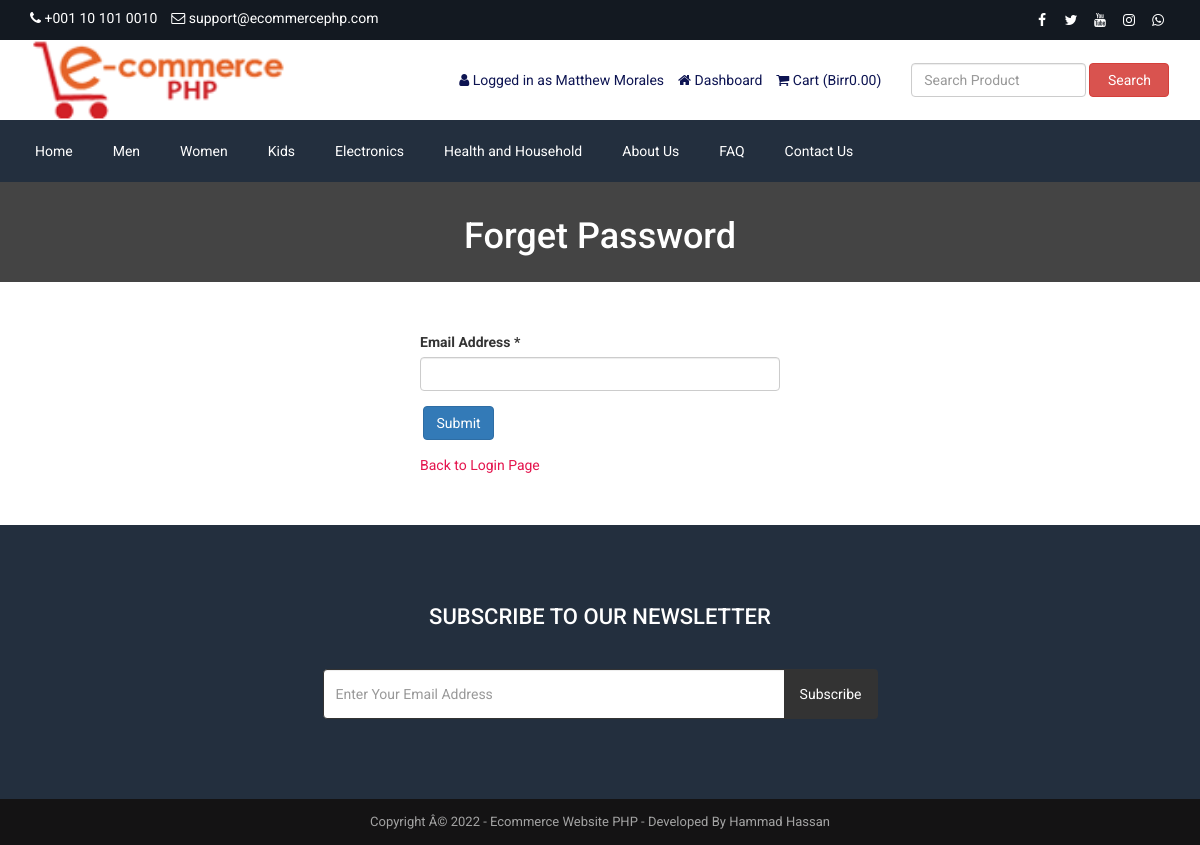
Before: /forget-password.php (signed in) with the older database file.
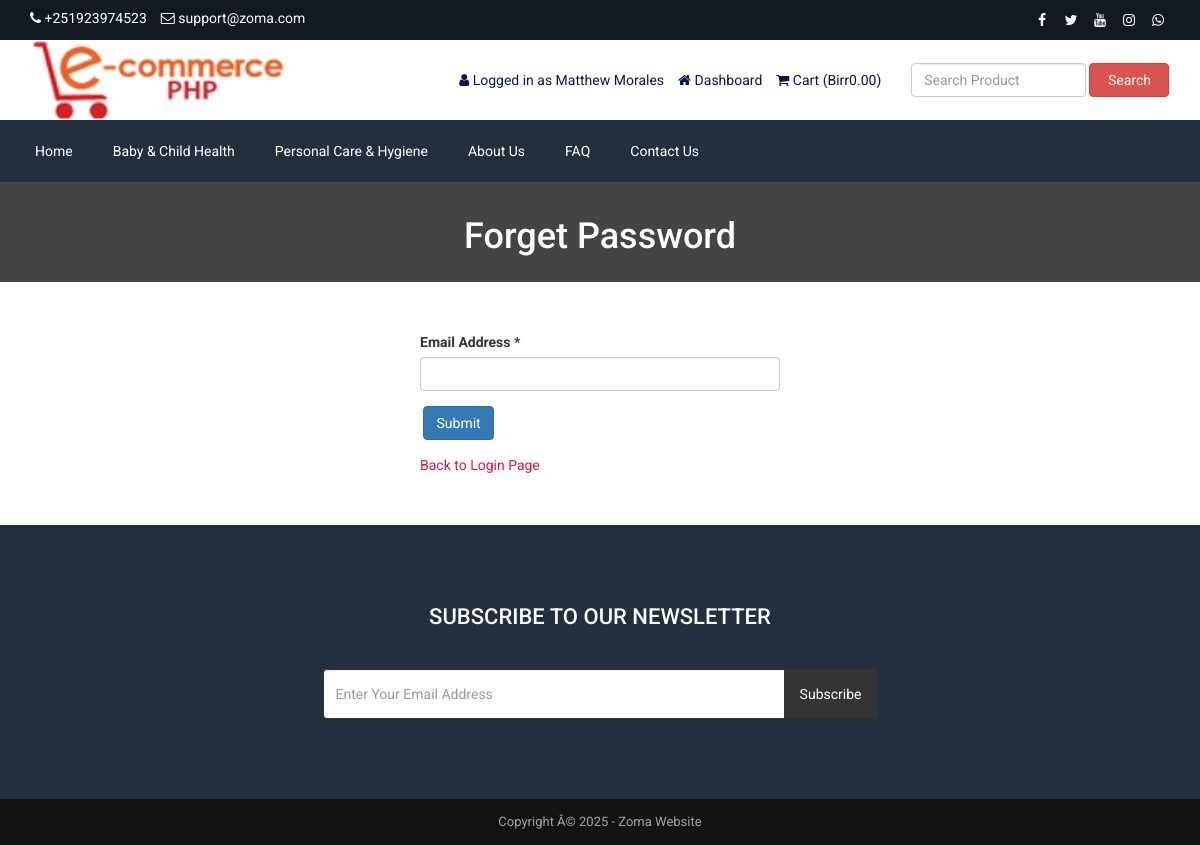
After: the same page with the newer database file.
### tables this page shows
CREATE TABLE `tbl_settings` (
  `id` int(11) NOT NULL AUTO_INCREMENT,
  `logo` varchar(255) NOT NULL,
  `favicon` varchar(255) NOT NULL,
  `footer_about` text NOT NULL,
  `footer_copyright` text NOT NULL,
  `contact_address` text NOT NULL,
  `contact_email` varchar(255) NOT NULL,
  `contact_phone` varchar(255) NOT NULL,
  `contact_fax` varchar(255) NOT NULL,
  `contact_map_iframe` text NOT NULL,
  `receive_email` varchar(255) NOT NULL,
  `receive_email_subject` varchar(255) NOT NULL,
  `receive_email_thank_you_message` text NOT NULL,
  `forget_password_message` text NOT NULL,
  `total_recent_post_footer` int(10) NOT NULL,
  `total_popular_post_footer` int(10) NOT NULL,
  `total_recent_post_sidebar` int(11) NOT NULL,
  `total_popular_post_sidebar` int(11) NOT NULL,
  `total_featured_product_home` int(11) NOT NULL,
  `total_latest_product_home` int(11) NOT NULL,
  `total_popular_product_home` int(11) NOT NULL,
  `meta_title_home` text NOT NULL,
  `meta_keyword_home` text NOT NULL,
  `meta_description_home` text NOT NULL,
  `banner_login` varchar(255) NOT NULL,
  `banner_registration` varchar(255) NOT NULL,
  `banner_forget_password` varchar(255) NOT NULL,
  `banner_reset_password` varchar(255) NOT NULL,
  `banner_search` varchar(255) NOT NULL,
  `banner_cart` varchar(255) NOT NULL,
  `banner_checkout` varchar(255) NOT NULL,
  `banner_product_category` varchar(255) NOT NULL,
  `banner_blog` varchar(255) NOT NULL,
  `cta_title` varchar(255) NOT NULL,
  `cta_content` text NOT NULL,
  `cta_read_more_text` varchar(255) NOT NULL,
  `cta_read_more_url` varchar(255) NOT NULL,
  `cta_photo` varchar(255) NOT NULL,
  `featured_product_title` varchar(255) NOT NULL,
  `featured_product_subtitle` varchar(255) NOT NULL,
  `latest_product_title` varchar(255) NOT NULL,
  `latest_product_subtitle` varchar(255) NOT NULL,
  `popular_product_title` varchar(255) NOT NULL,
  `popular_product_subtitle` varchar(255) NOT NULL,
  `testimonial_title` varchar(255) NOT NULL,
  `testimonial_subtitle` varchar(255) NOT NULL,
  `testimonial_photo` varchar(255) NOT NULL,
  `blog_title` varchar(255) NOT NULL,
  `blog_subtitle` varchar(255) NOT NULL,
  `newsletter_text` text NOT NULL,
  `paypal_email` varchar(255) NOT NULL,
  `stripe_public_key` varchar(255) NOT NULL,
  `stripe_secret_key` varchar(255) NOT NULL,
  `bank_detail` text NOT NULL,
  `before_head` text NOT NULL,
  `after_body` text NOT NULL,
  `before_body` text NOT NULL,
  `home_service_on_off` int(11) NOT NULL,
  `home_welcome_on_off` int(11) NOT NULL,
  `home_featured_product_on_off` int(11) NOT NULL,
  `home_latest_product_on_off` int(11) NOT NULL,
  `home_popular_product_on_off` int(11) NOT NULL,
  `home_testimonial_on_off` int(11) NOT NULL,
  `home_blog_on_off` int(11) NOT NULL,
  `newsletter_on_off` int(11) NOT NULL,
  `ads_above_welcome_on_off` int(1) NOT NULL,
  `ads_above_featured_product_on_off` int(1) NOT NULL,
  `ads_above_latest_product_on_off` int(1) NOT NULL,
  `ads_above_popular_product_on_off` int(1) NOT NULL,
  `ads_above_testimonial_on_off` int(1) NOT NULL,
  `ads_category_sidebar_on_off` int(1) NOT NULL,
  PRIMARY KEY (`id`)
);

CREATE TABLE `tbl_social` (
  `social_id` int(11) NOT NULL AUTO_INCREMENT,
  `social_name` varchar(30) NOT NULL,
  `social_url` varchar(255) NOT NULL,
  `social_icon` varchar(30) NOT NULL,
  PRIMARY KEY (`social_id`)
);

CREATE TABLE `tbl_top_category` (
  `tcat_id` int(11) NOT NULL AUTO_INCREMENT,
  `tcat_name` varchar(255) NOT NULL,
  `show_on_menu` int(1) NOT NULL,
  PRIMARY KEY (`tcat_id`)
);

### forget-password.php (the view, shortened to what the changed rows need)
<?php require_once('header.php'); ?>
<?php
$statement = $pdo->prepare("SELECT * FROM tbl_settings WHERE id=1");
$statement->execute();
$result = $statement->fetchAll(PDO::FETCH_ASSOC);
foreach ($result as $row) {
    $banner_forget_password = $row['banner_forget_password'];
}
?>
<div class="page-banner" style="background-color:#444;background-image: url(assets/uploads/<?php echo $banner_forget_password; ?>);">
    <div class="inner">
        <h1><?php echo LANG_VALUE_97; ?></h1>
    </div>
</div>
<div class="page">
    <div class="container">
    </div>
</div>
<?php require_once('footer.php'); ?>

### header.php (shortened to what the changed rows need)
<?php
include("admin/inc/config.php");
$statement = $pdo->prepare("SELECT * FROM tbl_settings WHERE id=1");
$statement->execute();
$result = $statement->fetchAll(PDO::FETCH_ASSOC);
foreach ($result as $row)
{
	$logo = $row['logo'];
	$contact_email = $row['contact_email'];
	$contact_phone = $row['contact_phone'];
}
?>
<!DOCTYPE html>
<html lang="en">
<head>
	<link rel="stylesheet" href="assets/css/bootstrap.min.css">
	<link rel="stylesheet" href="assets/css/font-awesome.min.css">
	<link rel="stylesheet" href="assets/css/owl.carousel.min.css">
	<link rel="stylesheet" href="assets/css/owl.theme.default.min.css">
	<link rel="stylesheet" href="assets/css/jquery.bxslider.min.css">
    <link rel="stylesheet" href="assets/css/magnific-popup.css">
    <link rel="stylesheet" href="assets/css/rating.css">
	<link rel="stylesheet" href="assets/css/spacing.css">
	<link rel="stylesheet" href="assets/css/bootstrap-touch-slider.css">
	<link rel="stylesheet" href="assets/css/animate.min.css">
	<link rel="stylesheet" href="assets/css/tree-menu.css">
	<link rel="stylesheet" href="assets/css/select2.min.css">
	<link rel="stylesheet" href="assets/css/main.css">
	<link rel="stylesheet" href="assets/css/responsive.css">
</head>
<body>
<div class="top">
	<div class="container">
		<div class="row">
			<div class="col-md-6 col-sm-6 col-xs-12">
				<div class="left">
					<ul>
						<li><i class="fa fa-phone"></i> <?php echo $contact_phone; ?></li>
						<li><i class="fa fa-envelope-o"></i> <?php echo $contact_email; ?></li>
					</ul>
				</div>
			</div>
			<div class="col-md-6 col-sm-6 col-xs-12">
				<div class="right">
					<ul>
						<?php
						$statement = $pdo->prepare("SELECT * FROM tbl_social");
						$statement->execute();
						$result = $statement->fetchAll(PDO::FETCH_ASSOC);
						foreach ($result as $row) {
							?>
							<?php if($row['social_url'] != ''): ?>
							<li><a href="<?php echo $row['social_url']; ?>"><i class="<?php echo $row['social_icon']; ?>"></i></a></li>
							<?php endif; ?>
							<?php
						}
						?>
					</ul>
				</div>
			</div>
		</div>
	</div>
</div>
<div class="header">
	<div class="container">
		<div class="row inner">
			<div class="col-md-4 logo">
				<a href="index.php"><img src="assets/uploads/<?php echo $logo; ?>" alt="logo image"></a>
			</div>
		</div>
	</div>
</div>
<div class="nav">
	<div class="container">
		<div class="row">
			<div class="col-md-12 pl_0 pr_0">
				<div class="menu-container">
					<div class="menu">
						<ul>
							<?php
							$statement = $pdo->prepare("SELECT * FROM tbl_top_category WHERE show_on_menu=1");
							$statement->execute();
							$result = $statement->fetchAll(PDO::FETCH_ASSOC);
							foreach ($result as $row) {
								?>
								<li><a href="product-category.php?id=<?php echo $row['tcat_id']; ?>&type=top-category"><?php echo $row['tcat_name']; ?></a>
								</li>
								<?php
							}
							?>
						</ul>
					</div>
				</div>
			</div>
		</div>
	</div>
</div>

### footer.php (shortened to what the changed rows need)
<?php
$statement = $pdo->prepare("SELECT * FROM tbl_settings WHERE id=1");
$statement->execute();
$result = $statement->fetchAll(PDO::FETCH_ASSOC);
foreach ($result as $row)
{
	$footer_copyright = $row['footer_copyright'];
    $newsletter_on_off = $row['newsletter_on_off'];
}
?>
<?php if($newsletter_on_off == 1): ?>
<section class="home-newsletter">
	<div class="container">
		<div class="row">
			<div class="col-md-6 col-md-offset-3">
				<div class="single">
				<form action="" method="post">
					<h2><?php echo LANG_VALUE_93; ?></h2>
				</div>
			</div>
		</div>
	</div>
</section>
<?php endif; ?>
<div class="footer-bottom">
	<div class="container">
		<div class="row">
			<div class="col-md-12 copyright">
				<?php echo $footer_copyright; ?>
			</div>
		</div>
	</div>
</div>
</body>
</html>

Changed rows visible on the page:
removed tbl_top_category: tcat_name "Men"
removed tbl_top_category: tcat_name "Women"
removed tbl_top_category: tcat_name "Kids"
removed tbl_top_category: tcat_name "Electronics"
removed tbl_top_category: tcat_name "Health and Household"
changed tbl_settings: contact_phone "+001 10 101 0010" → "+251923974523"; contact_email "support@ecommercephp.com" → "support@zoma.com"; footer_copyright "Copyright Â© 2022 - Ecommerce Website PHP - Developed By Hammad Hassan" → "Copyright Â© 2025 - Zoma Website"
added tbl_top_category: tcat_name "Baby & Child Health"
added tbl_top_category: tcat_name "Personal Care & Hygiene"
